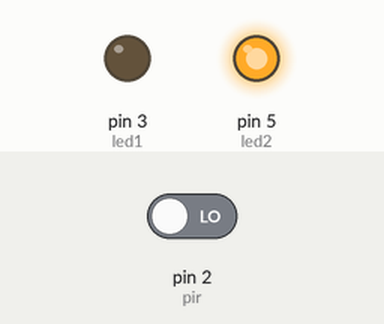
Bench run of a sketch on a simulated Arduino Uno, built with avr-gcc and run on an emulated ATmega328P. Parts: output pins drawn as LEDs (lit = HIGH). The inputs (shaded band) are chosen by the test bench; at power-on: pin 2 (pir) LOW. What the sketch prints to the serial monitor is not drawn.

Above: at 3.8 s.
3.9 s: pin 2 (pir) driven HIGH
At 5.0 s:
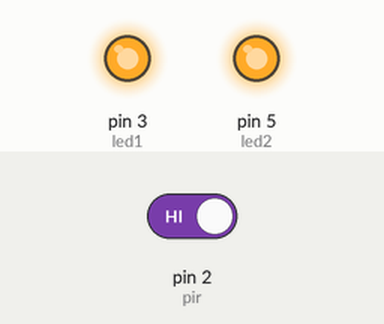
At 5.8 s:
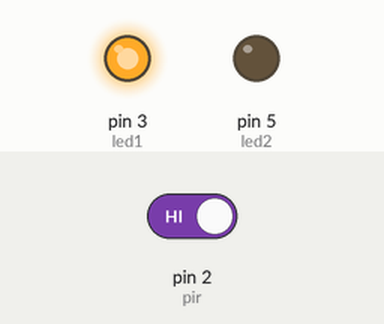
7.0 s: pin 2 (pir) driven LOW
At 8.3 s:
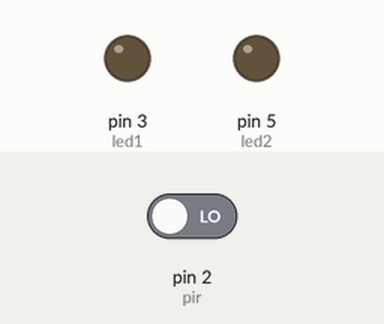
Timing chart, 0 to 10.0 s (numbered marks = the images above; inputs shaded):
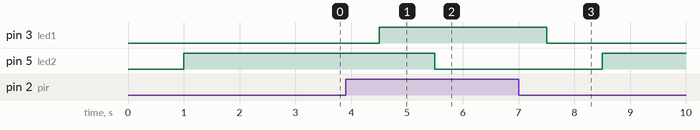

The sketch:

powerful_stantia_bruticus1.ino
```cpp
// C++ code
//
int pir = 2;
int led1 = 3;
int led2 = 5;
void setup()
{
  pinMode(pir, INPUT);
  pinMode(led1, OUTPUT);
  pinMode(led2, OUTPUT);
  Serial.begin(9600);
}

void loop()
{
  int i = digitalRead(pir);
  Serial.print(i);
  if (i == 1){
    digitalWrite(led1, HIGH);
    delay(1000);
    digitalWrite(led2, LOW);
    delay(500);
  }
  else{
    digitalWrite(led1, LOW);
    delay(1000);
    digitalWrite(led2, HIGH);
    delay(500);
  }

}
```

Measured:
- after the input at 3.9 s, pin 3 (led1): LOW → HIGH after 0.60 s; pin 5 (led2): HIGH → LOW after 1.6 s
- after the input at 7.0 s, pin 3 (led1): HIGH → LOW after 0.50 s; pin 5 (led2): LOW → HIGH after 1.5 s
